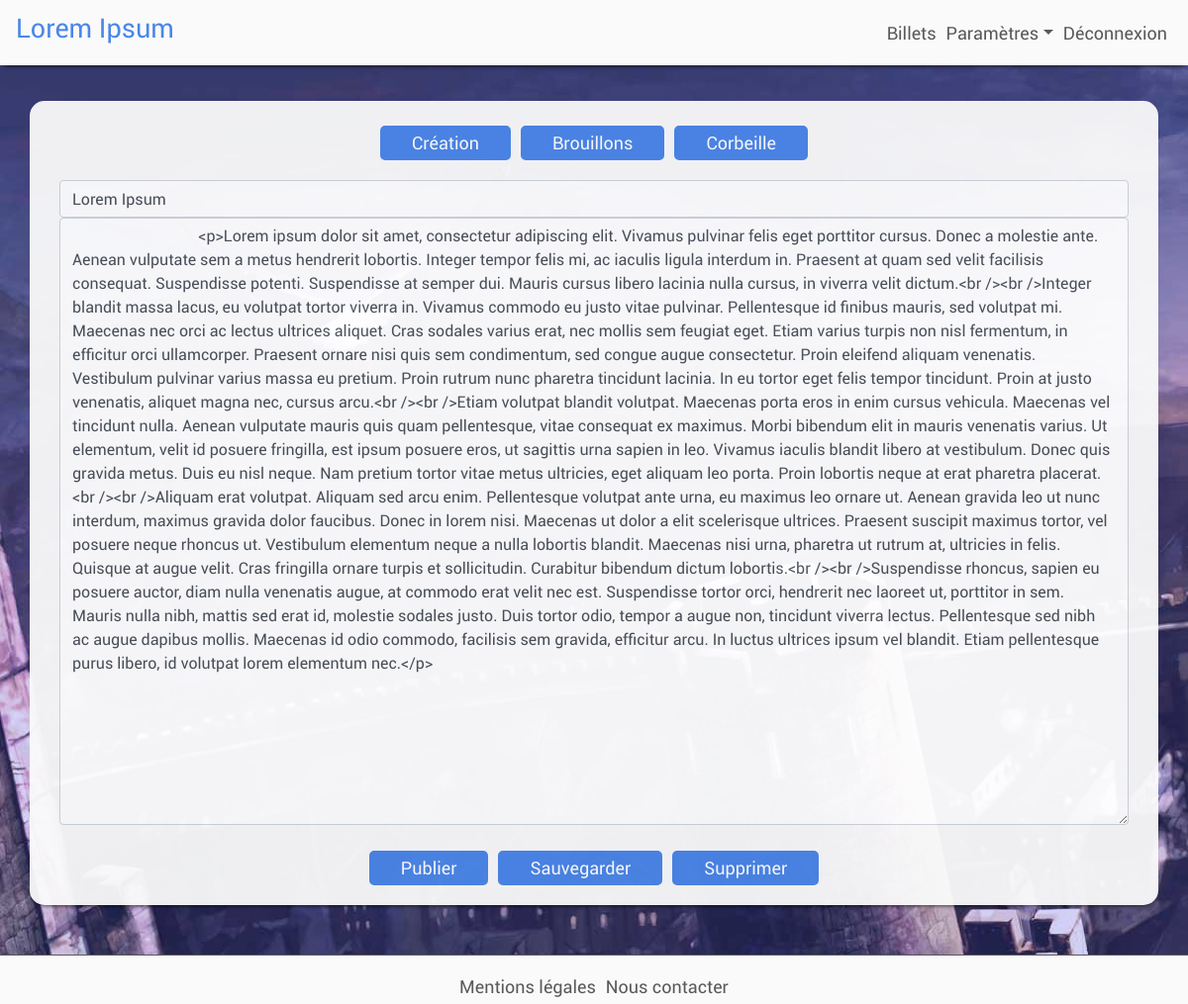
The app's page /project0/public/index.php?action=getEditPost&id=3 (signed in) with its own data.
### tables this page shows
CREATE TABLE IF NOT EXISTS `posts` (
  `ID` int(11) NOT NULL AUTO_INCREMENT,
  `type` varchar(255) NOT NULL,
  `status` varchar(255) NOT NULL,
  `title` varchar(255) DEFAULT NULL,
  `content` text NOT NULL,
  `date` date NOT NULL,
  PRIMARY KEY (`ID`)
);

### project0/public/index.php (called while the page is built, shortened)
<?php
$router = new Project\Router();
$router->routerQuery();

### project0/src/Model/PostManager.php (called while the page is built, shortened)
<?php
class PostManager extends Manager {
	public function getPost($id) {
		$bdd = $this->dbConnect();
        $req = $bdd->prepare("SELECT * FROM posts WHERE ID = ?");
        $req->execute(array($id));
        $data = $req->fetch();
        return $data;
	}
}

### project0/src/View/editView.php (the view, shortened to what this page needs)
<section class="container">
	<div class="col">
		<form action="?action=editPost<?php echo isset($_GET['id']) ? '&id=' . $_GET['id'] : ""; ?>" method="post" enctype="multipart/form-data">
			<div class="flex-container edit-menu">
			<a href="?action=edit" class="button <?= $active == "edit" ? "active-button" : ""; ?>" >Création</a>
			<a href="?action=drafts&category=all&page=1" class="button">Brouillons</a>
			<a href="?action=trash&category=all&page=1" class="button">Corbeille</a>
			</div>
			<div class="top-margin">
				<input type="text" name="title" class="form-control col" placeholder="Titre"
				value="<?php echo isset($post['title']) ? htmlspecialchars($post['title']) : ""; ?>" required>
			</div>
			<div class="form-group edit">
				<textarea name="content" class="form-control" id="creation" rows="25" id="comment">
				<?php echo isset($post['content']) ? ($post['content']) : ""; ?></textarea>
			</div>
			<div class="flex-container">
			<button type="submit" name="status" value="posted"class="button">Publier</button>
			<button type="submit" name="status" value="saved" class="button">Sauvegarder</button>
			<button type="submit" name="status" value="discarded" class="button">Supprimer</button>
			</div>
		</form>
	</div>
</section>
<?php require('template.php'); ?>

### project0/src/Router.php (shortened to what this page needs)
<?php
class Router {
	private $visitorController;
	private $routes = array();
    public function __construct() {
    	$this->visitorController = new \Project\Controller\VisitorController();
    }
	private function addRoute($action, $controller, $function, $token) {
		$this->routes[] = array(
			'action' => $action,
    		'controller' => $controller,
    		'function' => $function,
    		'token' => $token,
		);
	}
	public function routerQuery() {
		try {
			if(isset($_GET['action'])) {
				foreach($this->routes as $route) {
					if ($_GET['action'] == $route['action']) {
						if ($route['token'] == true) {
							if (isset($_GET['token']) && isset($_SESSION['token']) && $_GET['token'] == $_SESSION['token']) {
								$function = $route['function'];
								$route['controller']->$function();
								$routeFound = true;
								break;
							}
							else {
								throw new \Exception("Erreur : Token non valide");
							}
						}
						else {
							$function = $route['function'];
							$route['controller']->$function();
							break;
						}
					}
				}
			}
			else {
				$this->visitorController->showHome();
			}
		}
		catch (\Exception $e) {
				$active = NULL;
				$errorMessage = $e->getMessage();
				require('View/errorView.php');
	    }
	}
}

### project0/public/css/style.css (style rules this page uses)
html, body { height: 88%; margin: 0; background-image: url('../img/background.jpg'); background-repeat: no-repeat; background-attachment: fixed; }
html, body, header, #footer, .container { background-color: #fafafa; }
body, select, .menu-link, .footer-link, .title, .post-title, .date { color: #595959 !important; }
body { font-family: roboto, Arial, serif; }
header, .container { box-shadow: 0px 5px 5px -5px black; }
.container { opacity: 95%; }
#footer, #list-posts, .post, .title, .post-title, .post-img, .options, .flex-container { justify-content: center; }
#footer, .flex-container, #list-posts, .title, .post-title { display: flex; }
.container { border-radius: 15px; padding: 15px; margin-top: 3%; }
.button { color: white; }
#list-posts, .flex-container, .post-preview { align-content: center; }
#list-posts, .flex-container { flex-wrap: wrap; }
.top-margin { margin-top: 15px; }
.button { border: 2px solid; border-color: #4a86e8; border-radius: 5px; background-color: #4a86e8; text-align: center; padding: 2px 30px 2px 30px; margin: 10px 5px 5px 5px; font-size: 18px; transition: color 0.3s, background-color 0.3s; }
.button, .active-button, .button:hover, .arrow, .arrow:hover { text-decoration: none; }

### records on screen
posts: title "Lorem Ipsum", content "<p>Lorem ipsum dolor sit amet, consectetur adipiscing elit. Vivamus pulvinar felis eget porttitor cursus. Donec a molestie ante. Aenean vulputate sem a metus hendrerit lobortis. Integer tempor felis mi, ac iaculis ligula interdum in. Praesent at quam sed velit facilisis consequat. Suspendisse potenti. Suspendisse at semper dui. Mauris cursus libero lacinia nulla cursus, in viverra velit dictum.<br /><br />Integer blandit massa lacus, eu volutpat tortor viverra in. Vivamus commodo eu justo vitae pulvinar. Pellentesque id finibus mauris, sed volutpat mi. Maecenas nec orci ac lectus ultrices aliquet. Cras sodales varius erat, nec mollis sem feugiat eget. Etiam varius turpis non nisl fermentum,…"
